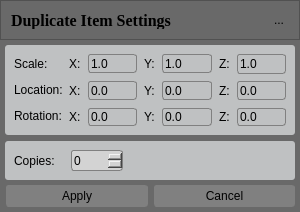
<?xml version="1.0" encoding="UTF-8"?>
<ui version="4.0">
 <class>DuplicateItem</class>
 <widget class="QDialog" name="DuplicateItem">
  <property name="windowModality">
   <enum>Qt::ApplicationModal</enum>
  </property>
  <property name="geometry">
   <rect>
    <x>0</x>
    <y>0</y>
    <width>300</width>
    <height>180</height>
   </rect>
  </property>
  <property name="sizePolicy">
   <sizepolicy hsizetype="Fixed" vsizetype="Fixed">
    <horstretch>0</horstretch>
    <verstretch>0</verstretch>
   </sizepolicy>
  </property>
  <property name="minimumSize">
   <size>
    <width>300</width>
    <height>0</height>
   </size>
  </property>
  <property name="maximumSize">
   <size>
    <width>300</width>
    <height>180</height>
   </size>
  </property>
  <property name="windowTitle">
   <string>Dialog</string>
  </property>
  <property name="styleSheet">
   <string notr="true">/*QWidget {
	background-color: rgb(191,193,194);
	border-color: black;
}
*/
/*	Push button*/
QPushButton {
	min-height: 20px;
	border: 1px solid gray;
	border-radius: 3px;
	background-color: lightgray;
	selection-background-color: gray;
}

QPushButton:hover {
	background-color: gray;
	border-radius: 3px;
}


/*Tool button*/
QToolButton {
	max-width: 20px;
	max-height: 20px;
	border: 0px solid gray;
}

/*Line edit*/
QLineEdit {
    border: 1px solid gray;
	border-radius: 3px;
    background-color: lightgray;
    selection-background-color: darkgray;
}</string>
  </property>
  <layout class="QVBoxLayout" name="verticalLayout">
   <property name="spacing">
    <number>0</number>
   </property>
   <property name="leftMargin">
    <number>0</number>
   </property>
   <property name="topMargin">
    <number>0</number>
   </property>
   <property name="rightMargin">
    <number>0</number>
   </property>
   <property name="bottomMargin">
    <number>0</number>
   </property>
   <item>
    <widget class="QFrame" name="m_pFrameTitle">
     <property name="sizePolicy">
      <sizepolicy hsizetype="Expanding" vsizetype="Fixed">
       <horstretch>0</horstretch>
       <verstretch>0</verstretch>
      </sizepolicy>
     </property>
     <property name="minimumSize">
      <size>
       <width>290</width>
       <height>40</height>
      </size>
     </property>
     <property name="styleSheet">
      <string notr="true">background-color:rgb(105,105,105)</string>
     </property>
     <property name="frameShape">
      <enum>QFrame::StyledPanel</enum>
     </property>
     <property name="frameShadow">
      <enum>QFrame::Raised</enum>
     </property>
     <layout class="QHBoxLayout" name="horizontalLayout">
      <property name="leftMargin">
       <number>10</number>
      </property>
      <property name="topMargin">
       <number>10</number>
      </property>
      <property name="rightMargin">
       <number>10</number>
      </property>
      <property name="bottomMargin">
       <number>10</number>
      </property>
      <item>
       <widget class="QLabel" name="m_pLabelTitle">
        <property name="font">
         <font>
          <family>Times New Roman</family>
          <pointsize>12</pointsize>
          <weight>75</weight>
          <bold>true</bold>
         </font>
        </property>
        <property name="text">
         <string>Duplicate Item Settings</string>
        </property>
       </widget>
      </item>
      <item>
       <widget class="QToolButton" name="m_pToolButtonClose">
        <property name="minimumSize">
         <size>
          <width>16</width>
          <height>16</height>
         </size>
        </property>
        <property name="maximumSize">
         <size>
          <width>20</width>
          <height>20</height>
         </size>
        </property>
        <property name="layoutDirection">
         <enum>Qt::RightToLeft</enum>
        </property>
        <property name="text">
         <string>...</string>
        </property>
        <property name="icon">
         <iconset>
          <normaloff>../../../../Resources/Icons/close-icon.png</normaloff>../../../../Resources/Icons/close-icon.png</iconset>
        </property>
       </widget>
      </item>
     </layout>
    </widget>
   </item>
   <item>
    <widget class="QFrame" name="m_pVerticalWidgets">
     <property name="styleSheet">
      <string notr="true">background-color:rgb(105,105,105)
</string>
     </property>
     <layout class="QVBoxLayout" name="verticalLayout_2">
      <property name="leftMargin">
       <number>5</number>
      </property>
      <property name="topMargin">
       <number>5</number>
      </property>
      <property name="rightMargin">
       <number>5</number>
      </property>
      <property name="bottomMargin">
       <number>5</number>
      </property>
      <item>
       <widget class="QWidget" name="widget" native="true">
        <property name="styleSheet">
         <string notr="true">background-color: rgb(191,193,194);
border-radius: 3px;

</string>
        </property>
        <layout class="QHBoxLayout" name="horizontalLayout_3">
         <item>
          <layout class="QVBoxLayout" name="verticalLayout_3">
           <property name="spacing">
            <number>7</number>
           </property>
           <property name="rightMargin">
            <number>0</number>
           </property>
           <property name="bottomMargin">
            <number>0</number>
           </property>
           <item>
            <widget class="QLabel" name="label_7">
             <property name="maximumSize">
              <size>
               <width>16777215</width>
               <height>19</height>
              </size>
             </property>
             <property name="text">
              <string>Scale:</string>
             </property>
            </widget>
           </item>
           <item>
            <widget class="QLabel" name="label_2">
             <property name="maximumSize">
              <size>
               <width>16777215</width>
               <height>19</height>
              </size>
             </property>
             <property name="text">
              <string>Location:</string>
             </property>
            </widget>
           </item>
           <item>
            <widget class="QLabel" name="label_6">
             <property name="maximumSize">
              <size>
               <width>16777215</width>
               <height>19</height>
              </size>
             </property>
             <property name="text">
              <string>Rotation:</string>
             </property>
            </widget>
           </item>
          </layout>
         </item>
         <item>
          <layout class="QGridLayout" name="gridLayout_3" rowstretch="0,0,0" columnstretch="0,0,0,0,0,0,0,0,0">
           <property name="spacing">
            <number>7</number>
           </property>
           <item row="2" column="0">
            <widget class="QLabel" name="label_51">
             <property name="maximumSize">
              <size>
               <width>16777215</width>
               <height>19</height>
              </size>
             </property>
             <property name="text">
              <string>X:</string>
             </property>
            </widget>
           </item>
           <item row="2" column="8">
            <widget class="QLineEdit" name="m_pLineEditRotationZ">
             <property name="maximumSize">
              <size>
               <width>16777215</width>
               <height>19</height>
              </size>
             </property>
             <property name="text">
              <string>0.0</string>
             </property>
            </widget>
           </item>
           <item row="2" column="2">
            <widget class="QLineEdit" name="m_pLineEditRotationX">
             <property name="maximumSize">
              <size>
               <width>16777215</width>
               <height>19</height>
              </size>
             </property>
             <property name="text">
              <string>0.0</string>
             </property>
            </widget>
           </item>
           <item row="1" column="2">
            <widget class="QLineEdit" name="m_pLineEditLocationX">
             <property name="maximumSize">
              <size>
               <width>16777215</width>
               <height>19</height>
              </size>
             </property>
             <property name="text">
              <string>0.0</string>
             </property>
            </widget>
           </item>
           <item row="1" column="0">
            <widget class="QLabel" name="label_3">
             <property name="maximumSize">
              <size>
               <width>16777215</width>
               <height>19</height>
              </size>
             </property>
             <property name="frameShape">
              <enum>QFrame::NoFrame</enum>
             </property>
             <property name="text">
              <string>X:</string>
             </property>
            </widget>
           </item>
           <item row="0" column="6">
            <spacer name="horizontalSpacer">
             <property name="orientation">
              <enum>Qt::Horizontal</enum>
             </property>
             <property name="sizeHint" stdset="0">
              <size>
               <width>40</width>
               <height>20</height>
              </size>
             </property>
            </spacer>
           </item>
           <item row="2" column="5">
            <widget class="QLineEdit" name="m_pLineEditRotationY">
             <property name="maximumSize">
              <size>
               <width>16777215</width>
               <height>19</height>
              </size>
             </property>
             <property name="text">
              <string>0.0</string>
             </property>
            </widget>
           </item>
           <item row="0" column="2">
            <widget class="QLineEdit" name="m_pLineEditScaleX">
             <property name="maximumSize">
              <size>
               <width>16777215</width>
               <height>19</height>
              </size>
             </property>
             <property name="text">
              <string>1.0</string>
             </property>
            </widget>
           </item>
           <item row="2" column="7">
            <widget class="QLabel" name="label_52">
             <property name="maximumSize">
              <size>
               <width>16777215</width>
               <height>19</height>
              </size>
             </property>
             <property name="text">
              <string>Z:</string>
             </property>
            </widget>
           </item>
           <item row="0" column="0">
            <widget class="QLabel" name="label_45">
             <property name="maximumSize">
              <size>
               <width>16777215</width>
               <height>19</height>
              </size>
             </property>
             <property name="text">
              <string>X:</string>
             </property>
            </widget>
           </item>
           <item row="0" column="8">
            <widget class="QLineEdit" name="m_pLineEditScaleZ">
             <property name="maximumSize">
              <size>
               <width>16777215</width>
               <height>20</height>
              </size>
             </property>
             <property name="text">
              <string>1.0</string>
             </property>
            </widget>
           </item>
           <item row="1" column="8">
            <widget class="QLineEdit" name="m_pLineEditLocationZ">
             <property name="minimumSize">
              <size>
               <width>0</width>
               <height>19</height>
              </size>
             </property>
             <property name="text">
              <string>0.0</string>
             </property>
            </widget>
           </item>
           <item row="1" column="3">
            <spacer name="horizontalSpacer_3">
             <property name="orientation">
              <enum>Qt::Horizontal</enum>
             </property>
             <property name="sizeHint" stdset="0">
              <size>
               <width>40</width>
               <height>20</height>
              </size>
             </property>
            </spacer>
           </item>
           <item row="1" column="7">
            <widget class="QLabel" name="label_5">
             <property name="maximumSize">
              <size>
               <width>16777215</width>
               <height>19</height>
              </size>
             </property>
             <property name="frameShape">
              <enum>QFrame::NoFrame</enum>
             </property>
             <property name="text">
              <string>Z:</string>
             </property>
            </widget>
           </item>
           <item row="0" column="4">
            <widget class="QLabel" name="label_49">
             <property name="maximumSize">
              <size>
               <width>16777215</width>
               <height>19</height>
              </size>
             </property>
             <property name="text">
              <string>Y:</string>
             </property>
            </widget>
           </item>
           <item row="1" column="4">
            <widget class="QLabel" name="label_4">
             <property name="maximumSize">
              <size>
               <width>16777215</width>
               <height>19</height>
              </size>
             </property>
             <property name="frameShape">
              <enum>QFrame::NoFrame</enum>
             </property>
             <property name="text">
              <string>Y:</string>
             </property>
            </widget>
           </item>
           <item row="2" column="4">
            <widget class="QLabel" name="label_53">
             <property name="maximumSize">
              <size>
               <width>16777215</width>
               <height>19</height>
              </size>
             </property>
             <property name="text">
              <string>Y:</string>
             </property>
            </widget>
           </item>
           <item row="0" column="5">
            <widget class="QLineEdit" name="m_pLineEditScaleY">
             <property name="maximumSize">
              <size>
               <width>16777215</width>
               <height>19</height>
              </size>
             </property>
             <property name="text">
              <string>1.0</string>
             </property>
            </widget>
           </item>
           <item row="0" column="7">
            <widget class="QLabel" name="label_46">
             <property name="text">
              <string>Z:</string>
             </property>
            </widget>
           </item>
           <item row="1" column="5">
            <widget class="QLineEdit" name="m_pLineEditLocationY">
             <property name="maximumSize">
              <size>
               <width>16777215</width>
               <height>19</height>
              </size>
             </property>
             <property name="text">
              <string>0.0</string>
             </property>
            </widget>
           </item>
          </layout>
         </item>
        </layout>
       </widget>
      </item>
      <item>
       <widget class="QWidget" name="horizontalWidget" native="true">
        <property name="styleSheet">
         <string notr="true">background-color: rgb(191,193,194);
border-radius: 3px;</string>
        </property>
        <layout class="QHBoxLayout" name="horizontalLayout_4">
         <property name="spacing">
          <number>16</number>
         </property>
         <item>
          <widget class="QLabel" name="label_33">
           <property name="text">
            <string>Copies:</string>
           </property>
          </widget>
         </item>
         <item>
          <widget class="QSpinBox" name="m_pSpinBoxCopies">
           <property name="minimumSize">
            <size>
             <width>50</width>
             <height>21</height>
            </size>
           </property>
           <property name="maximumSize">
            <size>
             <width>16777215</width>
             <height>21</height>
            </size>
           </property>
           <property name="styleSheet">
            <string notr="true">QSpinBox {
    border: 1px solid gray;
	border-radius: 3px;
    background-color: lightgray;
    selection-background-color: darkgray;
    padding-right: 15px;
	min-height: 19px;
	max-height: 19px;
}
</string>
           </property>
           <property name="frame">
            <bool>true</bool>
           </property>
          </widget>
         </item>
         <item>
          <spacer name="horizontalSpacer_2">
           <property name="orientation">
            <enum>Qt::Horizontal</enum>
           </property>
           <property name="sizeHint" stdset="0">
            <size>
             <width>40</width>
             <height>20</height>
            </size>
           </property>
          </spacer>
         </item>
        </layout>
       </widget>
      </item>
     </layout>
    </widget>
   </item>
   <item>
    <widget class="QFrame" name="m_pFrameButtonBox">
     <property name="styleSheet">
      <string notr="true">background-color:rgb(105,105,105);</string>
     </property>
     <layout class="QHBoxLayout" name="horizontalLayout_2">
      <property name="spacing">
       <number>6</number>
      </property>
      <property name="leftMargin">
       <number>6</number>
      </property>
      <property name="topMargin">
       <number>0</number>
      </property>
      <property name="rightMargin">
       <number>5</number>
      </property>
      <property name="bottomMargin">
       <number>5</number>
      </property>
      <item>
       <widget class="QPushButton" name="m_pPushButtonDuplicate">
        <property name="styleSheet">
         <string notr="true">QPushButton {
	min-height: 20px;
	border: 1px solid gray;
	border-radius: 3px;
	background-color: gray;
	selection-background-color: rgb(191,193,194);
}

QPushButton:hover {
	background-color:rgb(105,105,105);
	border-radius: 3px;
	color:white;
}</string>
        </property>
        <property name="text">
         <string>Apply</string>
        </property>
       </widget>
      </item>
      <item>
       <widget class="QPushButton" name="m_pPushButtonCancel">
        <property name="styleSheet">
         <string notr="true">QPushButton {
	min-height: 20px;
	border: 1px solid gray;
	border-radius: 3px;
	background-color: gray;
	selection-background-color: rgb(191,193,194);
}

QPushButton:hover {
	background-color:rgb(105,105,105);
	border-radius: 3px;
	color:white;
}</string>
        </property>
        <property name="text">
         <string>Cancel</string>
        </property>
        <property name="flat">
         <bool>true</bool>
        </property>
       </widget>
      </item>
     </layout>
    </widget>
   </item>
  </layout>
 </widget>
 <resources/>
 <connections/>
</ui>
